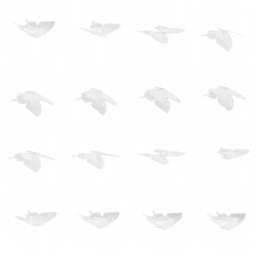
#> input picture Tools/ResourceBarPreview/butterfly.png, 256 x 256 px, found by its file name
$ python bake_butterfly.py
#> lines starting #> are read from the running program, lines starting #| are printed output that depends on the picture
"""Match the HTML alpha mask, preserving the supplied straight-alpha sprite sheet."""
from pathlib import Path
from PIL import Image

assets = Path(__file__).resolve().parents[2] / "ElainaModSkills/ElainaSkillUI/ConstellationSkillPanel/Assets"
source = Image.open(assets / "butterFly.png").convert("RGBA")
#> source is the input picture: PIL image 256x256 RGBA; mean R, G, B, A 207.6, 207.6, 207.6, 21.6
assert source.size == (256, 256), "Expected sixteen 64x64 frames"
alpha = source.getchannel("A")
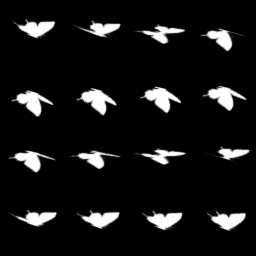
#> alpha: PIL image 256x256 L; min 0, max 255, mean 21.6
# tML retains RGB at nonzero alpha: white premultiplied mask avoids rectangular fringes.
Image.merge("RGBA", (alpha, alpha, alpha, alpha)).save(assets / "ButterflyMask.png")
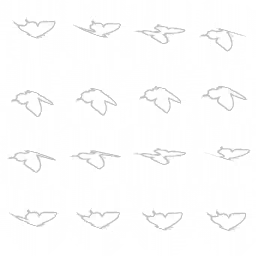
#> saved as ButterflyMask.png: PIL image 256x256 RGBA; mean R, G, B, A 21.6, 21.6, 21.6, 21.6; transparent parts drawn white
print(assets / "ButterflyMask.png")
